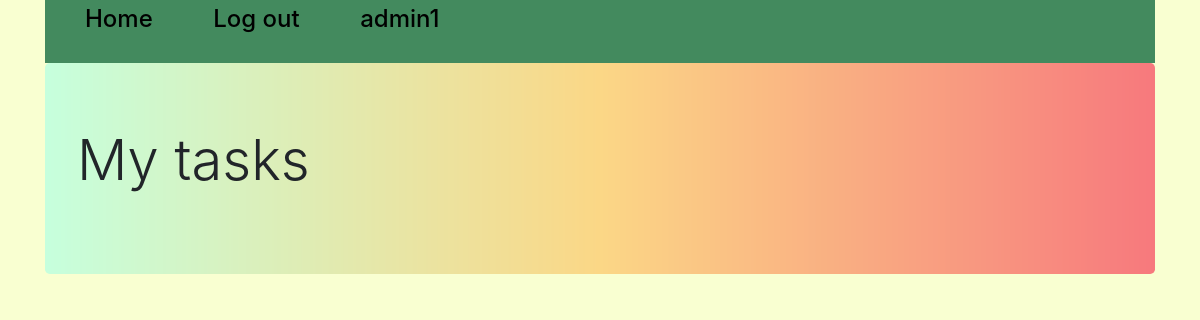
/all_tasks/5 (signed in), run on an earlier commit of the app's database.
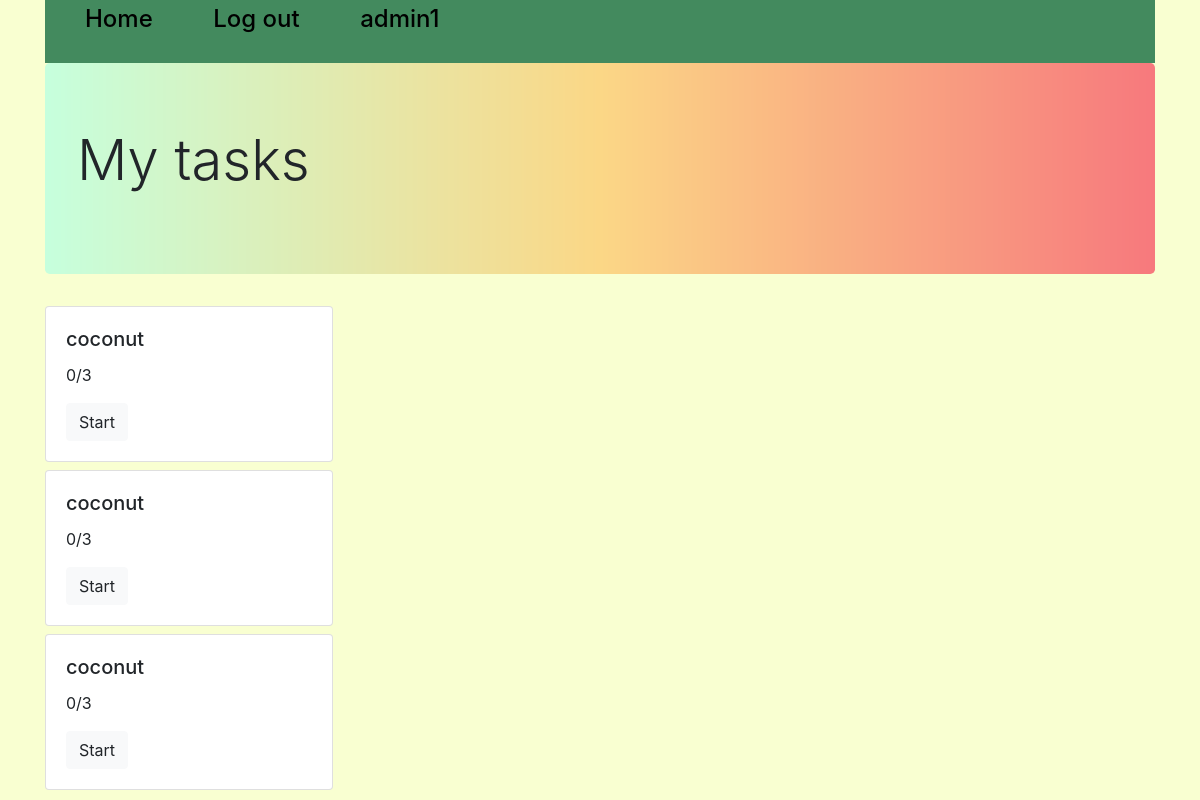
And on a later commit of the database.
### tables this page shows
CREATE TABLE tasks
                                    (id INTEGER PRIMARY KEY AUTOINCREMENT,
                                     title VARCHAR(100),
                                     content VARCHAR(10000),
                                     choices VARCHAR(1000),
                                     correct_choice VARCHAR(100)
                             );

### mainpage.py (the view)
@app.route('/all_tasks/<int:id>', methods=['GET', 'POST'])
def all_tasks(id):
    all, username = '', ''
    if 'username' not in session:
        return redirect('/login')
    if id != 0 and session['user_id'] in [1, 2]:
        all = [i[1] for i in task_user.get_all(id)]
        username = users_base.get(id)[1]
        session['list_id'] = id
    else:
        id = 0
    if id == 0:
        all = [i[1] for i in task_user.get_all(id)]
        session['list_id'] = session['user_id']
        username = ''
    session['titles'] = []
    session['contents'] = []
    session['choices'] = []
    session['correct'] = []
    for i in all:
        title, content, choices, correct_choices = tasks_model.get(i)[1:]
        session['titles'].append(title)
        session['contents'].append(content.split('\n'))
        choices = [i.split() for i in choices.split('\n')]
        session['choices'].append(choices)
        session['correct'].append(correct_choices.split('\n'))
    sc = scores.get_all()
    scores_id = [i[-1] for i in sc]
    scores1 = []
    for i in all:
        if i in scores_id:
            n_correct = sc[scores_id.index(i)][-2]
            n_all = sc[scores_id.index(i)][-3]
        else:
            n_correct = 0
            n_all = len(session['contents'][all.index(i)])
        scores1.append(str(n_correct) + '/' + str(n_all))
    session['scores'] = scores1
    return render_template('tasks.html', flag=True, n=range(len(all)), name=username)

### DB.py (called while the page is built)
    def get(self, id):
        cursor = self.connection.cursor()
        cursor.execute("SELECT * FROM tasks WHERE id = ?", (id,))
        row = cursor.fetchone()
        return row

    def get_all(self, task_id=None):
        cursor = self.connection.cursor()
        if task_id:
            cursor.execute("SELECT * FROM scores WHERE task_id = ?", (str(task_id),))
        else:
            cursor.execute("SELECT * FROM scores")
        rows = cursor.fetchall()
        return rows

    def get_all(self, id=None):
        cursor = self.connection.cursor()
        if id:
            cursor.execute("SELECT * FROM taskuser WHERE user_id = ?", (str(id),))
        else:
            cursor.execute("SELECT * FROM taskuser")
        rows = cursor.fetchall()
        return rows

### templates/tasks.html (shortened to what this page needs)
{% extends "base.html" %}
{% block content %}
<div class="container">
    <div class="jumbotron" style="background-image: url(/static/gradientyellow.jpg); background-size: 100%;">
        <h1 class="display-4">My tasks</h1>
    </div>
    {% if flag %}
    {% for i in n%}
    <div class="card" name={{i}} value={{i}} style="width: 18rem;">
        <div class="card-body">
            <h5 class="card-title">{{session['titles'][i]}}</h5>
            <p class="card-text">{{session['scores'][i]}}</p>
            <a href="/task/{{i}}" class="btn btn-light">Start</a>
        </div>
    </div>
    {% endfor %}
    {% endif %}
</div>
{% endblock %}

### templates/base.html (shortened to what this page needs)
<!DOCTYPE html>
<html lang="en">
<head>
    <link rel="stylesheet" href="https://stackpath.bootstrapcdn.com/bootstrap/4.3.1/css/bootstrap.min.css"
>
</head>
<body>
<div class="top_line">
    <div class="container">
        <div class="col-md-12">
            <div class="row">
                <div class="top_nav" style="background-color: #438a5e;">
                    <ul>
                        {% if "username" in session %}
                        <li><a class="navbar-brand" href="/homepage1"><h4>Home</h4></a></li>
                        <li><a class="navbar-brand" href="/login"><h4>Log out</h4></a></li>
                        <li><a class="navbar-brand" href="/logout"><h4>{{session['username']}}</h4></a></li>
                        {% endif %}
                    </ul>
                </div>
            </div>
        </div>
    </div>
</div>
{% block content %}{% endblock %}
</body>
</html>

### templates/base.html (style rules this page uses)
body { background-color: #f9ffd1; }
.top_nav { width: 100%; }
.top_nav ul li { list-style-type: none; display: inline-block; vertical-align: center; padding-right: 40px; }
.top_nav a { color: black; }

What changed in the data, as far as the page shows it:
now on this page (row edited): tasks: title "coconut"
added tasks: title "coconut"
added tasks: title "coconut"
Also different on the page:
new list line: "0/3 Start"
